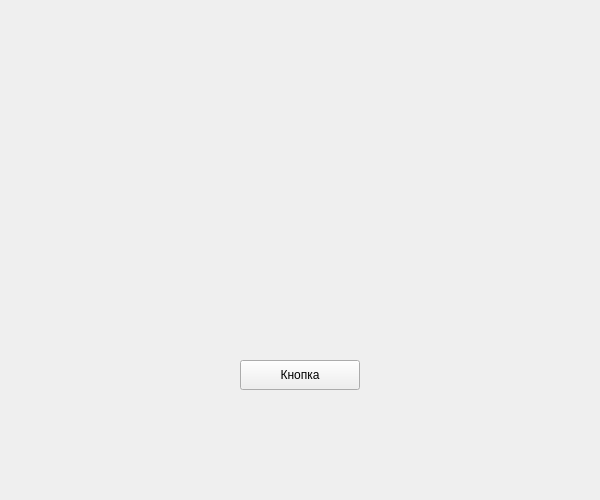
<?xml version="1.0" encoding="UTF-8"?>
<ui version="4.0">
 <class>Form</class>
 <widget class="QWidget" name="Form">
  <property name="geometry">
   <rect>
    <x>0</x>
    <y>0</y>
    <width>600</width>
    <height>500</height>
   </rect>
  </property>
  <property name="windowTitle">
   <string>Form</string>
  </property>
  <widget class="QPushButton" name="btn">
   <property name="geometry">
    <rect>
     <x>240</x>
     <y>360</y>
     <width>120</width>
     <height>30</height>
    </rect>
   </property>
   <property name="text">
    <string>Кнопка</string>
   </property>
  </widget>
 </widget>
 <resources/>
 <connections/>
</ui>
